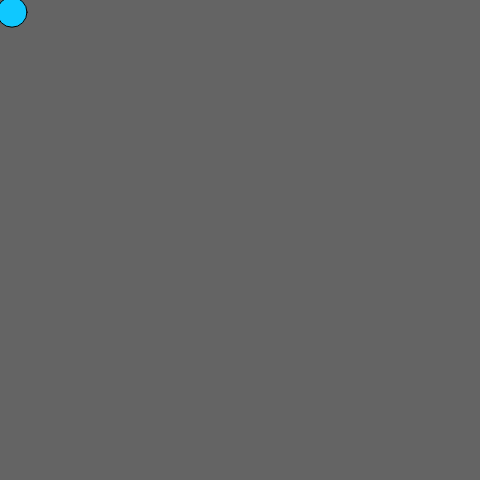
Frame 1 (no input)
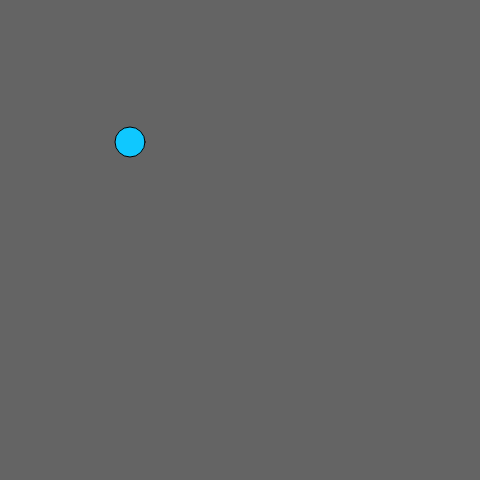
Frame 60 (no input)
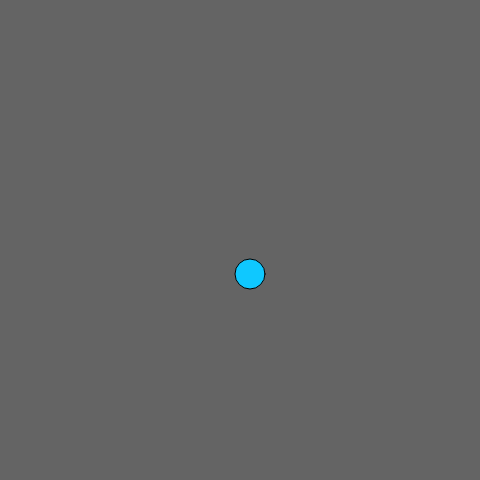
Frame 120 (the mouse pressed at the canvas centre since frame 60)

The p5.js sketch that drew these frames (run headless with seeded random() and noise() and a simulated clock; from frame 60 on, the mouse is pressed at the canvas centre):

// p5.js sketch
// ── sketch.js
var circleX;
var circleY;
var circleSize;

var speedX;
var speedY;

function setup(){
    createCanvas(480, 480);
    circleX = 10;
    circleY = 10;
    circleSize = 30;
    
    speedX = 2.0;
    speedY = 2.2;
}

function draw(){
    background(100);
    moveCircle();
    checkIfHitTheButton();
    drawCircle();
}

function moveCircle (){
    circleX = circleX + speedX;
    circleY = circleY + speedY;
}

function checkIfHitTheButton(){
    if (circleX > width || circleX < 0) {
        speedX = speedX * -1;
    }
    if (circleY > height || circleY < 0) {
        speedY = speedY * -1;
    }
}

function drawCircle(){
    fill(15, 200, 255);
    ellipse(circleX, circleY, circleSize);
}
